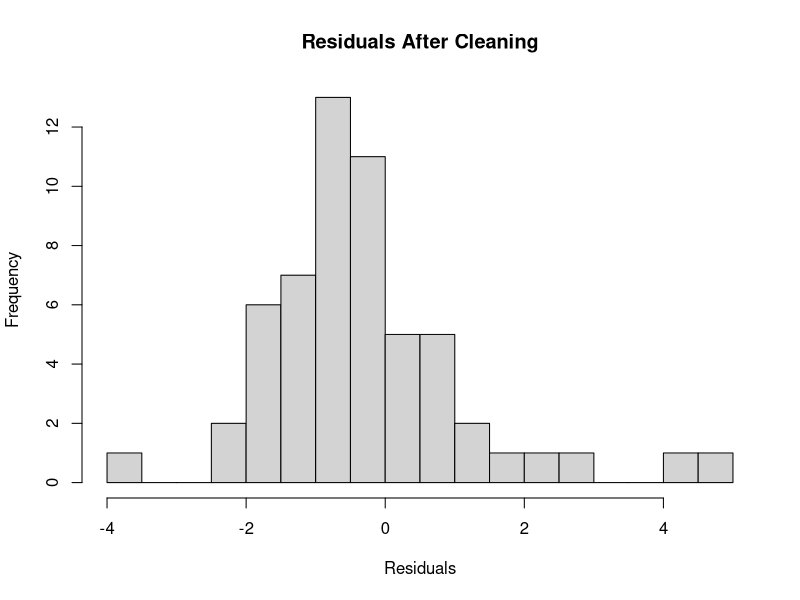

This figure's R source: (Note: this script raises an error after producing the figure.)
#### Preamble ####
# Purpose: Models... [...UPDATE THIS...]
# Author: Yun Chu
# Date: 25 November 2024
# Contact: yun.chu@mail.utoronto.ca
# License: CC BY-NC-SA 4.0
# Pre-requisites: 03-clean_data.R has been run
# Any other information needed? None


#### Workspace setup ####
library(tidyverse)
library(dplyr)
library(randomForest)

#### Read data ####
data <- read_csv("data/02-analysis_data/analysis_data.csv")

### Model data ####

# Add year column and aggregate data by state and year
data <- data %>%
  group_by(state, year) %>%
  summarise(
    killed = sum(killed, na.rm = TRUE),
    injured = sum(injured, na.rm = TRUE),
    casualties = sum(casualties, na.rm = TRUE)
  ) %>%
  ungroup()

# Prepare data for modeling
train_data <- data %>% filter(year <= 2024)

# Convert state to a factor (categorical variable)
train_data <- train_data %>%
  mutate(state = as.factor(state))

# Define features and target variable
X <- train_data %>% select(year, state)
y <- train_data$casualties

#### Cross-Validation for Residual Calculation ####

# Define cross-validation folds
library(caret)
set.seed(42)
folds <- createFolds(y, k = 5, list = TRUE)

# Calculate residuals for each fold
residuals_all <- numeric()
for (fold in folds) {
  train_idx <- setdiff(seq_len(nrow(train_data)), fold)
  test_idx <- fold
  
  X_train_cv <- X[train_idx, ]
  y_train_cv <- y[train_idx]
  X_test_cv <- X[test_idx, ]
  y_test_cv <- y[test_idx]
  
  # Train Random Forest on CV fold
  rf_model_cv <- randomForest(X_train_cv, y_train_cv, ntree = 300)
  
  # Predict and calculate residuals
  y_pred_cv <- predict(rf_model_cv, newdata = X_test_cv)
  residuals_cv <- y_test_cv - y_pred_cv
  residuals_all[test_idx] <- residuals_cv
}

# Add residuals to the training data
train_data$residuals <- residuals_all

#### Identify and Remove Outliers ####
# Set a threshold for residuals (e.g., absolute residual > 10)
outlier_threshold <- 10
clean_data <- train_data %>% filter(abs(residuals) <= outlier_threshold)

# save clean data after removing outlier
write_csv(clean_data, "data/02-analysis_data/no_outlier_data.csv")

# Verify cleaned data
cat("Number of rows before cleaning:", nrow(train_data), "\n")
cat("Number of rows after cleaning:", nrow(clean_data), "\n")

#### Retrain the Model on Cleaned Data ####
X_clean <- clean_data %>% select(year, state)
y_clean <- clean_data$casualties

# Train-test split
set.seed(42)
train_indices <- sample(nrow(clean_data), 0.8 * nrow(clean_data))
X_train_clean <- X_clean[train_indices, ]
y_train_clean <- y_clean[train_indices]
X_test_clean <- X_clean[-train_indices, ]
y_test_clean <- y_clean[-train_indices]

# Train Random Forest model
rf_model_clean <- randomForest(X_train_clean, y_train_clean, ntree = 300)

# Evaluate the model on the cleaned test set
y_pred_clean <- predict(rf_model_clean, newdata = X_test_clean)
mae_clean <- mean(abs(y_test_clean - y_pred_clean))
rmse_clean <- sqrt(mean((y_test_clean - y_pred_clean)^2))

# Print evaluation metrics for cleaned data
cat("Model Evaluation after Cleaning:\n")
cat("Mean Absolute Error (MAE):", mae_clean, "\n")
cat("Root Mean Squared Error (RMSE):", rmse_clean, "\n")

# Model with outlier removed Residual Plot
hist(y_test_clean - y_pred_clean, breaks = 30, main = "Residuals After Cleaning", xlab = "Residuals")


#### Save model ####
saveRDS(
  rf_model_clean,
  file = "models/rf_model.rds"
)





